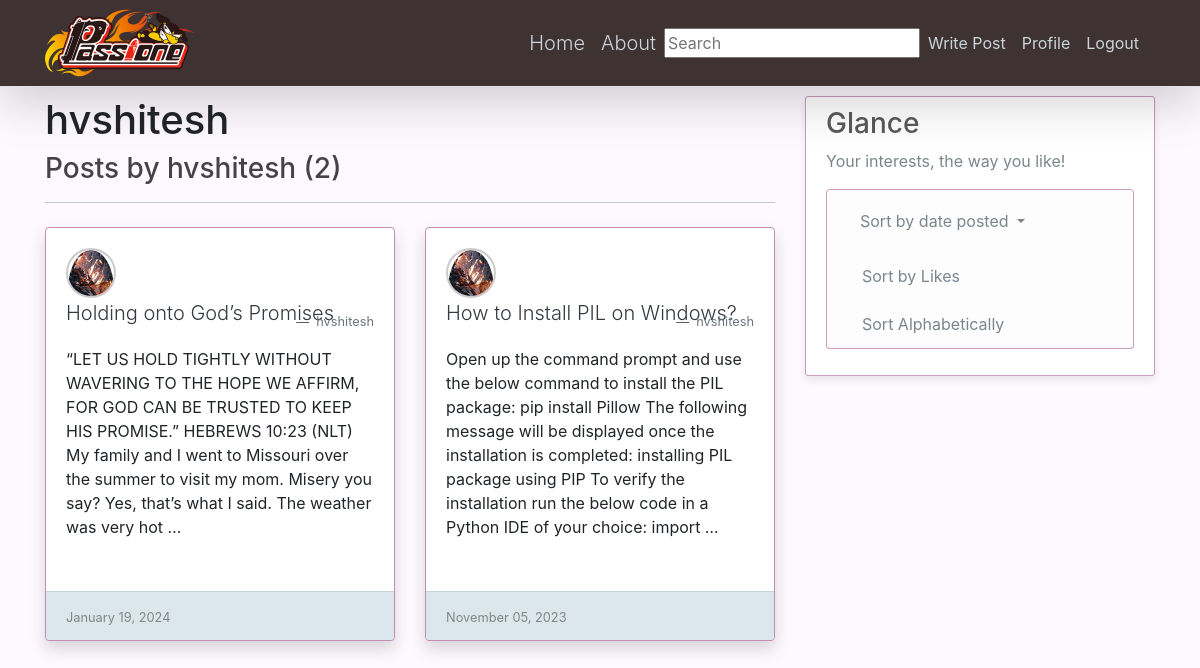
The page /user/hvshitesh (signed in) on the database its author committed.
### blog/models.py (models this page shows, shortened)
class Post(models.Model):
	title = models.CharField(max_length=100)
	content = models.TextField()
	date_posted = models.DateTimeField(default=timezone.now)
	author = models.ForeignKey(User, on_delete=models.CASCADE)  #, a ForeignKey is a field used to create a many-to-one relationship between two models in a database.
	likes = models.ManyToManyField(User, related_name='liked_posts')
	category = models.ForeignKey(Category, on_delete=models.SET_NULL, null=True)

### user_authentication/models.py (models this page shows, shortened)
class Profile(models.Model):
	user = models.OneToOneField(User, on_delete=models.CASCADE)
	image = models.ImageField(default='default.jpg', upload_to='profile_pics')

### blog/views.py (the view)
# urls.py: path('user/<str:username>', UserPostListView.as_view(), name = 'user-posts'),   #searches for <app>/<model>_<viewtype>.html
class UserPostListView(ListView):
    model = Post
    template_name = 'blog/user_posts.html'  # <app>/<model>_<viewtype>.html
    context_object_name = 'posts'
    paginate_by = 6
    def get_queryset(self):
        user = get_object_or_404(User, username=self.kwargs.get('username'))
        return Post.objects.filter(author=user).order_by('-date_posted')

### blog/templates/blog/user_posts.html (shortened to what this page needs)
{% extends "blog/base.html" %}
{% block content %}
  <p class="h1">
    {{ view.kwargs.username }}
  </p>
  <h3 class="mb-3">Posts by {{ view.kwargs.username }} ({{ page_obj.paginator.count }})</h3>
  <hr>
  <div class="row g-4">
    {% for post in posts %}
      <div class="col-md-6 g-3 mb-4" style="width: auto;">
        <div class="card border-subtle h-100 mt-3 mb-3 shadow" style="border-color: #c38eb4;">
          <div class="card-body">
            <a class="card-title lead text-dark" href="{% url 'post-detail' post.id %}">
              <div class="icon-container"><img class="circular-icon" src="{{ post.author.profile.image.url }}"></div>
              {{ post.title }}
            </a>
            <figcaption class="blockquote-footer text-body-secondary text-right"> <a class="text-muted" href="{% url 'user-posts' post.author.username %}">{{ post.author }}</a></figcaption>
            <p class="card-text mt-3">{{ post.content|truncatewords:50 }}</p>
          </div>
          <div class="card-footer " style="background-color: #cddee5; opacity: 0.7;">
            <small class="text-body-secondary">{{ post.date_posted|date:"F d, Y" }}</small>
          </div>
        </div>
      </div>
    {% endfor %}
  </div>
{% endblock content %}

### blog/static/blog/main.css (style rules this page uses)
h1, h2, h3, h4, h5, h6 { color: #444444; }

### blog/templates/blog/base.html (style rules this page uses)
body { background-color: #fef8ff; background-image: url('/media/background.png'); background-repeat: no-repeat; background-attachment: fixed; }
.card { box-shadow: 0 4px 8px rgba(0, 0, 0, 0.1); transition: box-shadow 0.3s ease; }
hr { height: 1px; color: #123455; background-color: #123455; border: none; }

### blog/templates/blog/user_posts.html (style rules this page uses)
.border-subtle { border: 1px solid #c38eb4; transition: transform 0.3s, box-shadow 0.3s; }
.icon-container { width: 50px; height: 50px; overflow: hidden; border-radius: 50%; border: 2px solid #ccc; }
.circular-icon { width: 100%; height: auto; border-radius: 50%; }

### rows shown on the page
Post: author.profile.image (placeholder picture), title "Holding onto God’s Promises", author "hvshitesh", content "“LET US HOLD TIGHTLY WITHOUT WAVERING TO THE HOPE WE AFFIRM, FOR GOD CAN BE TRUSTED TO KEEP HIS PROMISE.” HEBREWS 10:23 (NLT) My family and I went to Missouri over the summer to visit my mom. Misery you say? Yes, that’s what I said. The weather was very hot …", date_posted "January 19, 2024"
Post: author.profile.image (placeholder picture), title "How to Install PIL on Windows?", author "hvshitesh", content "Open up the command prompt and use the below command to install the PIL package: pip install Pillow The following message will be displayed once the installation is completed: installing PIL package using PIP To verify the installation run the below code in a Python IDE of your choice: import …", date_posted "November 05, 2023"

### other values the page prints
{{ view.kwargs.username }} "hvshitesh"
{{ page_obj.paginator.count }} "2"
